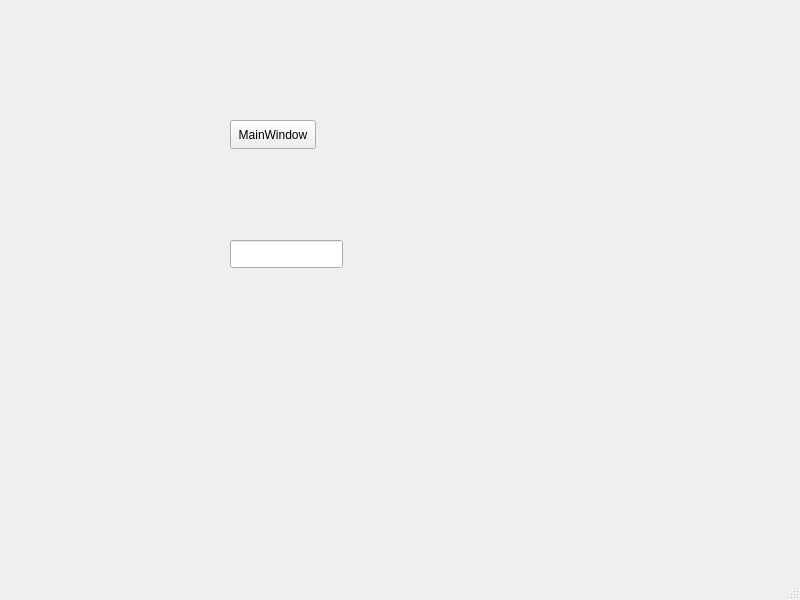
<?xml version="1.0" encoding="UTF-8"?>
<ui version="4.0">
 <class>MainWindow</class>
 <widget class="QMainWindow" name="MainWindow">
  <property name="geometry">
   <rect>
    <x>0</x>
    <y>0</y>
    <width>800</width>
    <height>600</height>
   </rect>
  </property>
  <property name="windowTitle">
   <string>MainWindow</string>
  </property>
  <widget class="QWidget" name="centralwidget">
   <widget class="QPushButton" name="pushButton">
    <property name="geometry">
     <rect>
      <x>230</x>
      <y>120</y>
      <width>86</width>
      <height>29</height>
     </rect>
    </property>
    <property name="text">
     <string>MainWindow</string>
    </property>
   </widget>
   <widget class="QLineEdit" name="lineEdit">
    <property name="geometry">
     <rect>
      <x>230</x>
      <y>240</y>
      <width>113</width>
      <height>28</height>
     </rect>
    </property>
   </widget>
  </widget>
  <widget class="QMenuBar" name="menubar">
   <property name="geometry">
    <rect>
     <x>0</x>
     <y>0</y>
     <width>800</width>
     <height>17</height>
    </rect>
   </property>
  </widget>
  <widget class="QStatusBar" name="statusbar"/>
 </widget>
 <resources/>
 <connections/>
</ui>
